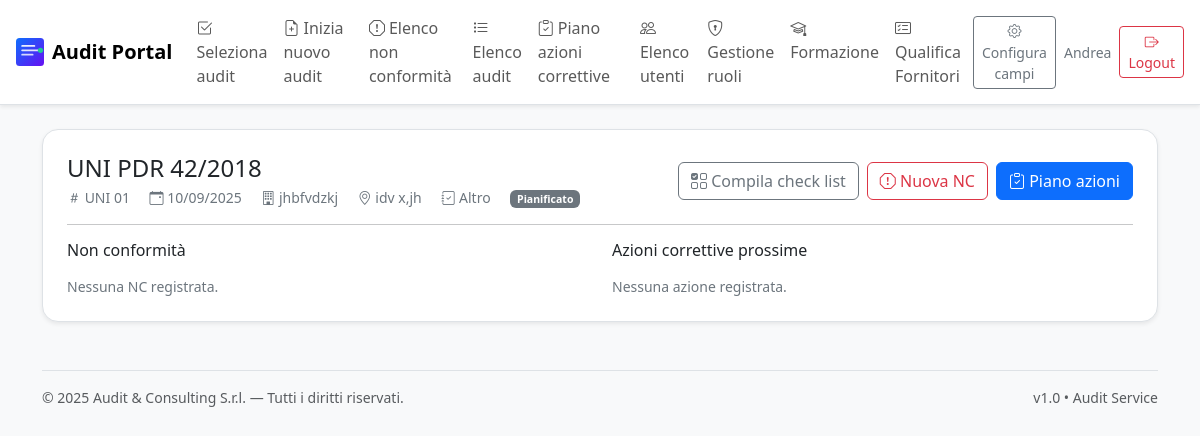
Page /audits/2 (signed in) on the earlier database version.
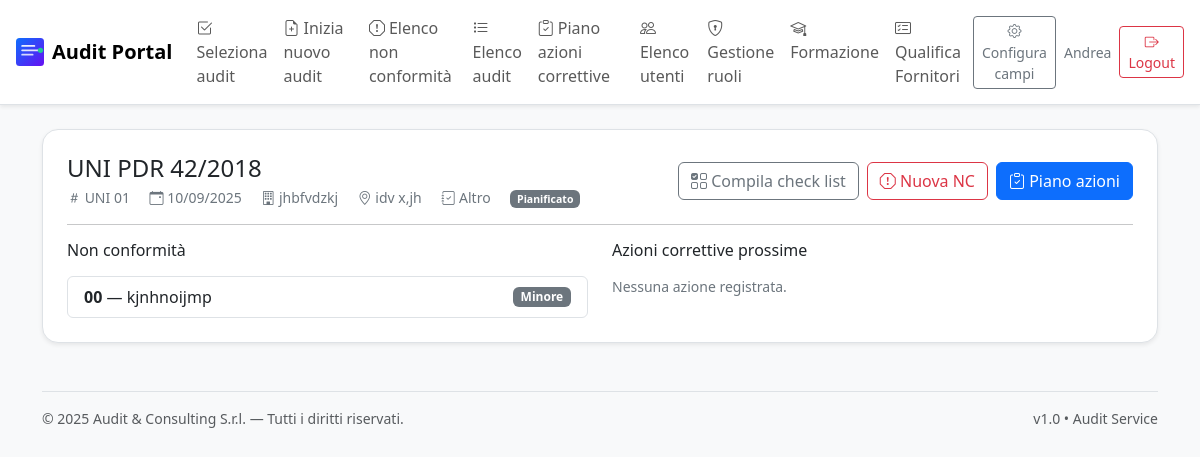
Same page on the later database version.
### models.py (models this page shows)
class NonConformita(db.Model):
    __tablename__ = "non_conformita"
    id = db.Column(db.Integer, primary_key=True)
    audit_id = db.Column(db.Integer, db.ForeignKey("audits.id"), nullable=False)
    codice = db.Column(db.String(50), nullable=False)
    descrizione = db.Column(db.Text, nullable=False)
    gravita = db.Column(db.String(20), nullable=False)  # Minore, Maggiore, Critica
    categoria = db.Column(db.String(100), nullable=True)
    rilevata_da = db.Column(db.String(120), nullable=True)
    data_apertura = db.Column(db.Date, default=datetime.utcnow)
    stato = db.Column(db.String(20), default="Aperta")  # Aperta, In corso, Chiusa
    azioni = db.relationship("AzioneCorrettiva", backref="non_conformita", cascade="all, delete-orphan")

### app.py (the view)
    @app.route("/audits/<int:audit_id>")
    @login_required
    def audit_detail(audit_id):
        a = Audit.query.get_or_404(audit_id)
        ncs = NonConformita.query.filter_by(audit_id=a.id).order_by(NonConformita.data_apertura.desc()).all()
        actions = AzioneCorrettiva.query.filter_by(audit_id=a.id).order_by(AzioneCorrettiva.data_scadenza.asc()).all()
        return render_template("audit_detail.html", a=a, ncs=ncs, actions=actions)

### templates/audit_detail.html
{% extends "base.html" %}
{% block content %}
  <div class="bg-white rounded-4 shadow-sm border p-4">
    <div class="d-flex align-items-center justify-content-between gap-2 flex-wrap">
      <div>
        <h1 class="h4 mb-1">{{ a.titolo }}</h1>
        <div class="text-secondary small">
          <span class="me-3"><i class="bi bi-hash"></i> {{ a.codice }}</span>
          <span class="me-3"><i class="bi bi-calendar-event"></i> {{ a.data_audit.strftime("%d/%m/%Y") }}</span>
          {% if a.cliente %}<span class="me-3"><i class="bi bi-building"></i> {{ a.cliente }}</span>{% endif %}
          {% if a.sede %}<span class="me-3"><i class="bi bi-geo-alt"></i> {{ a.sede }}</span>{% endif %}
          {% if a.norma %}<span class="me-3"><i class="bi bi-journal-check"></i> {{ a.norma }}</span>{% endif %}
          <span class="badge bg-secondary">{{ a.stato }}</span>
        </div>
      </div>
      <div class="d-flex gap-2">
        <a href="{{ url_for('audit_checklist', audit_id=a.id) }}" class="btn btn-outline-secondary"><i class="bi bi-ui-checks-grid"></i> Compila check list</a>
        <a href="{{ url_for('new_nc', audit_id=a.id) }}" class="btn btn-outline-danger"><i class="bi bi-exclamation-octagon"></i> Nuova NC</a>
        <a href="{{ url_for('actions_plan', audit_id=a.id) }}" class="btn btn-primary"><i class="bi bi-clipboard-check"></i> Piano azioni</a>
      </div>
    </div>
    <hr>
    <div class="row g-4">
      <div class="col-lg-6">
        <h2 class="h6 mb-3">Non conformità</h2>
        <div class="list-group">
          {% for nc in ncs[:6] %}
            <a href="{{ url_for('list_ncs', audit_id=a.id) }}" class="list-group-item list-group-item-action d-flex justify-content-between align-items-center">
              <span><strong>{{ nc.codice }}</strong> — {{ nc.descrizione|truncate(60) }}</span>
              <span class="badge bg-{{ 'danger' if nc.gravita=='Critica' else 'warning' if nc.gravita=='Maggiore' else 'secondary' }}">{{ nc.gravita }}</span>
            </a>
          {% else %}
            <div class="text-secondary small">Nessuna NC registrata.</div>
          {% endfor %}
        </div>
      </div>
      <div class="col-lg-6">
        <h2 class="h6 mb-3">Azioni correttive prossime</h2>
        <div class="list-group">
          {% for act in actions[:6] %}
            <div class="list-group-item d-flex justify-content-between align-items-center">
              <div>
                <strong>{{ act.responsabile or "—" }}</strong>: {{ act.azione|truncate(60) }}
              </div>
              <div class="text-nowrap small">
                {% if act.data_scadenza %}
                  <i class="bi bi-calendar-check"></i> {{ act.data_scadenza.strftime("%d/%m/%Y") }}
                {% else %}
                  <span class="text-secondary">Senza scadenza</span>
                {% endif %}
              </div>
            </div>
          {% else %}
            <div class="text-secondary small">Nessuna azione registrata.</div>
          {% endfor %}
        </div>
      </div>
    </div>
  </div>
{% endblock %}

Differences in the rows shown:
added NonConformita: codice "00", descrizione "kjnhnoijmp", gravita "Minore"
Other differences:
text no longer shown: "Nessuna NC registrata."
